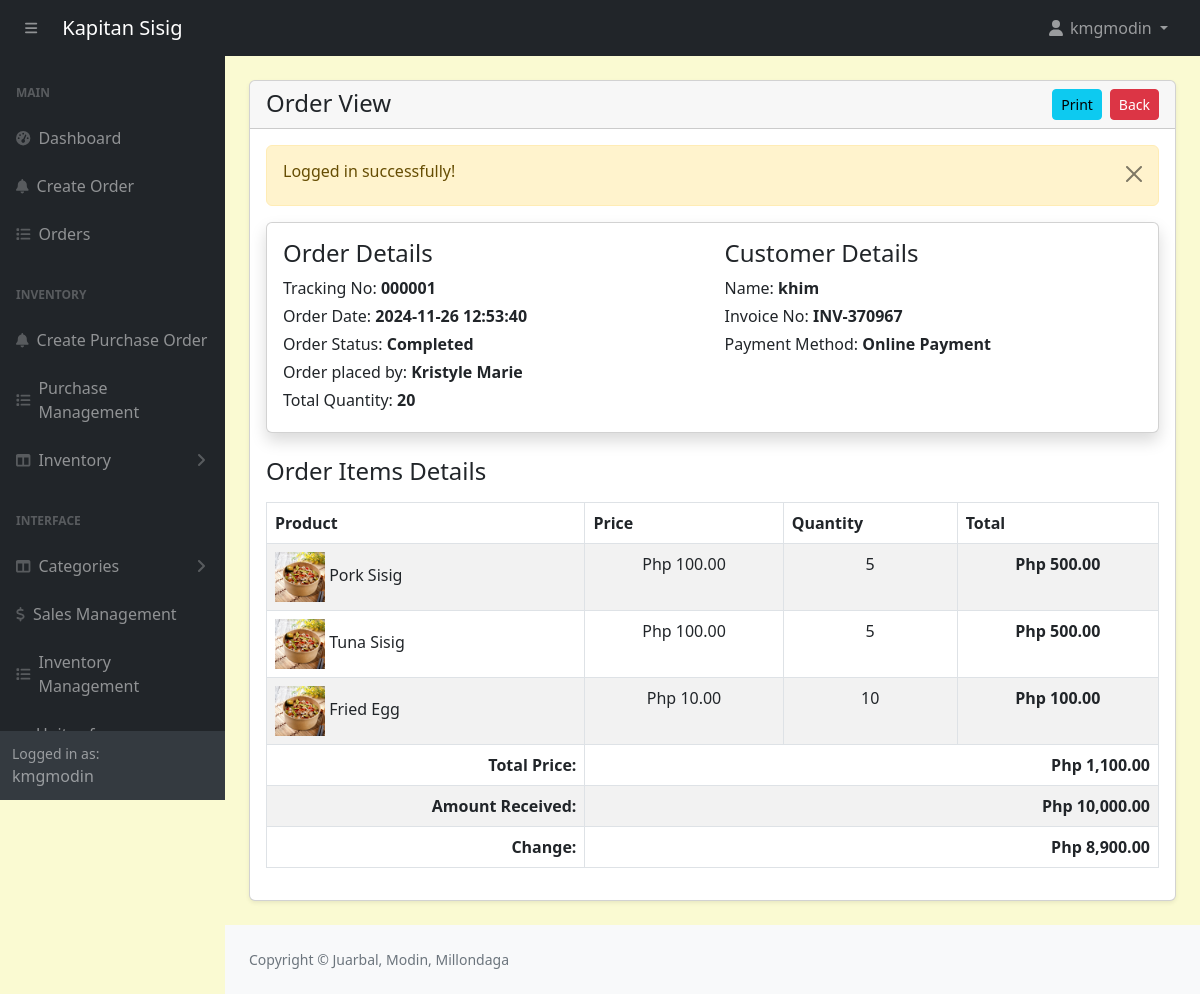
Screenshot of /admin/orders-view.php?track=000001 (signed in) with the database file from the repository.
### tables this page shows
CREATE TABLE `orders` (
  `id` int(11) NOT NULL,
  `customer_id` int(11) NOT NULL,
  `tracking_no` varchar(100) NOT NULL,
  `invoice_no` varchar(100) NOT NULL,
  `total_amount` varchar(100) NOT NULL,
  `amount_received` decimal(10,2) NOT NULL,
  `change_money` varchar(200) NOT NULL,
  `order_date` datetime DEFAULT NULL,
  `order_status` enum('Placed','Preparing','Completed','Cancelled') NOT NULL DEFAULT 'Placed' COMMENT 'placed, preparing, completed, cancelled',
  `payment_mode` varchar(100) NOT NULL COMMENT 'cash,online',
  `order_placed_by_id` varchar(100) NOT NULL
);

CREATE TABLE `customers` (
  `id` int(11) NOT NULL,
  `name` varchar(566) NOT NULL
);

CREATE TABLE `order_items` (
  `id` int(11) NOT NULL,
  `order_id` int(11) NOT NULL,
  `product_id` int(11) NOT NULL,
  `price` varchar(100) NOT NULL,
  `quantity` varchar(100) NOT NULL
);

CREATE TABLE `products` (
  `id` int(11) NOT NULL,
  `category_id` int(11) NOT NULL,
  `productname` varchar(191) NOT NULL,
  `description` varchar(191) NOT NULL,
  `price` decimal(10,2) NOT NULL,
  `image` varchar(255) NOT NULL,
  `created_at` date NOT NULL DEFAULT current_timestamp(),
  `quantity` int(11) NOT NULL
);

### admin/orders-view.php (the view, shortened to what this page needs)
<?php include('includes/header.php'); ?>
<div class="container-fluid px-4 mb-4">
    <div class="card mt-4 shadow-sm">
        <div class="card-header">
            <h4 class="mb-0">Order View
                <a href="orders.php" class="btn btn-danger btn-sm float-end">Back</a>
                <a href="orders-view-print.php?track=<?= $_GET['track'] ?>" class="btn btn-info mx-2 btn-sm float-end">Print</a>
            </h4>
        </div>
        <div class="card-body">
        <?php
        if (isset($_GET['track'])) {
                ?>
                <?php
            $trackingNo = validate($_GET['track']);
            $query = "SELECT o.*, c.* FROM orders o
                      INNER JOIN customers c ON c.id = o.customer_id
                      WHERE o.tracking_no = '$trackingNo' ORDER BY o.id DESC";
            $orders = mysqli_query($conn, $query);
            $orderItemQuery = "SELECT oi.quantity AS orderItemQuantity, oi.price AS orderItemPrice, p.*, o.*
                               FROM orders o
                               INNER JOIN order_items oi ON oi.order_id = o.id
                               INNER JOIN products p ON p.id = oi.product_id
                               WHERE o.tracking_no = '$trackingNo'";
            $orderItemsRes = mysqli_query($conn, $orderItemQuery);
            if ($orders && mysqli_num_rows($orders) > 0) {
                $orderData = mysqli_fetch_assoc($orders);
                $totalQuantity = 0;
                if ($orderItemsRes && mysqli_num_rows($orderItemsRes) > 0) {
                    while ($orderItemRow = mysqli_fetch_assoc($orderItemsRes)) {
                        $totalQuantity += $orderItemRow['orderItemQuantity'];
                    }
                }
                mysqli_data_seek($orderItemsRes, 0);
                ?>
                <div class="card card-body shadow border-1 mb-4">
                    <div class="row">
                        <div class="col-md-6">
                            <h4>Order Details</h4>
                            <label class="mb-1">
                                Tracking No: <span class="fw-bold"><?= htmlspecialchars($orderData['tracking_no'], ENT_QUOTES, 'UTF-8'); ?></span>
                            </label>
                            <br/>
                            <label class="mb-1">
                                Order Date: <span class="fw-bold"><?= htmlspecialchars($orderData['order_date'], ENT_QUOTES, 'UTF-8'); ?></span>
                            </label>
                            <br/>
                            <label class="mb-1">
                                Order Status: <span class="fw-bold"><?= htmlspecialchars($orderData['order_status'], ENT_QUOTES, 'UTF-8'); ?></span>
                            </label>
                            <br/>
                            <label class="mb-1">
                                Order placed by: <span class="fw-bold"><?= htmlspecialchars($orderData['order_placed_by_id'], ENT_QUOTES, 'UTF-8'); ?></span>
                            </label>
                            <br/>
                            <label class="mb-1">
                                Total Quantity: <span class="fw-bold"><?= htmlspecialchars($totalQuantity, ENT_QUOTES, 'UTF-8'); ?></span>
                            </label>
                            <br/>
                        </div>
                        <div class="col-md-6">
                            <h4>Customer Details</h4>
                            <label class="mb-1">
                                Name: <span class="fw-bold"><?= htmlspecialchars($orderData['name'], ENT_QUOTES, 'UTF-8'); ?></span>
                            </label>
                            <br/>
                            <label class="mb-1">
                                Invoice No: <span class="fw-bold"><?= htmlspecialchars($orderData['invoice_no'], ENT_QUOTES, 'UTF-8'); ?></span>
                            </label>
                            <br/>
                            <label class="mb-1">
                                Payment Method: <span class="fw-bold"><?= htmlspecialchars($orderData['payment_mode'], ENT_QUOTES, 'UTF-8'); ?></span>
                            </label>
                            <br/>
                        </div>
                    </div>
                </div>
                <h4 class="my-3">Order Items Details</h4>
                <table class="table table-bordered table-striped">
                    <thead>
                        <tr>
                            <th>Product</th>
                            <th>Price</th>
                            <th>Quantity</th>
                            <th>Total</th>
                        </tr>
                    </thead>
                    <tbody>
                        <?php
                        while ($orderItemRow = mysqli_fetch_assoc($orderItemsRes)) {
                            $itemTotal = $orderItemRow['orderItemPrice'] * $orderItemRow['orderItemQuantity'];
                            ?>
                            <tr>
                                <td>
                                    <img src="<?= $orderItemRow['image'] != '' ? '../'.$orderItemRow['image'] : '../pics/uploads/no-img.jpg'; ?>"
                                         style="width:50px;height:50px;" alt="Img"/>
                                    <?= htmlspecialchars($orderItemRow['productname'], ENT_QUOTES, 'UTF-8'); ?>
                                </td>
                                <td class="text-center">Php <?= number_format($orderItemRow['orderItemPrice'], 2); ?></td>
                                <td class="text-center"><?= $orderItemRow['orderItemQuantity']; ?></td>
                                <td class="fw-bold text-center">Php <?= number_format($itemTotal, 2); ?></td>
                            </tr>
                            <?php
                        }
                        ?>
                        <tr>
                            <td class="text-end fw-bold">Total Price: </td>
                            <td colspan="3" class="text-end fw-bold">Php <?= number_format($orderData['total_amount'], 2); ?></td>
                        </tr>
                        <tr>
                            <td class="text-end fw-bold">Amount Received: </td>
                            <td colspan="3" class="text-end fw-bold">Php <?= number_format($orderData['amount_received'], 2); ?></td>
                        </tr>
                        <tr>
                            <td class="text-end fw-bold">Change: </td>
                            <td colspan="3" class="text-end fw-bold">Php <?= number_format($orderData['change_money'], 2); ?></td>
                        </tr>
                    </tbody>
                </table>
                <?php
            } else {
                echo '<h5>No record found!</h5>';
            }
        }
        ?>
        </div>
    </div>
</div>
<?php include('includes/footer.php'); ?>

### admin/assets/css/custom.css (style rules this page uses)
body { margin: 0; font-family: system-ui, -apple-system, "Segoe UI", Roboto, "Helvetica Neue", "Noto Sans", "Liberation Sans", Arial, sans-serif; font-size: 1rem; font-weight: 400; line-height: 1.5; color: #212529; text-align: left; background-color: #FAFAD2; -webkit-text-size-adjust: 100%; -webkit-tap-highlight-color: rgba(0, 0, 0, 0); }

### rows the page displays
orders: tracking_no "000001", order_date "2024-11-26 12:53:40", order_status "Completed", order_placed_by "Kristyle Marie", customer.name "khim", invoice_no "INV-370967", payment_mode "Online Payment", total_amount "1,100.00", amount_received "10,000.00", change_money "8,900.00"
order_items: product.productname "Pork Sisig", price "100.00", quantity "5", itemTotal "500.00"
order_items: product.productname "Tuna Sisig", price "100.00", quantity "5", itemTotal "500.00"
order_items: product.productname "Fried Egg", price "10.00", quantity "10", itemTotal "100.00"

### other values shown
$_SESSION['loggedInUser']['username'] "kmgmodin"
$_SESSION['message'] "Logged in successfully!"
$totalQuantity "20"
